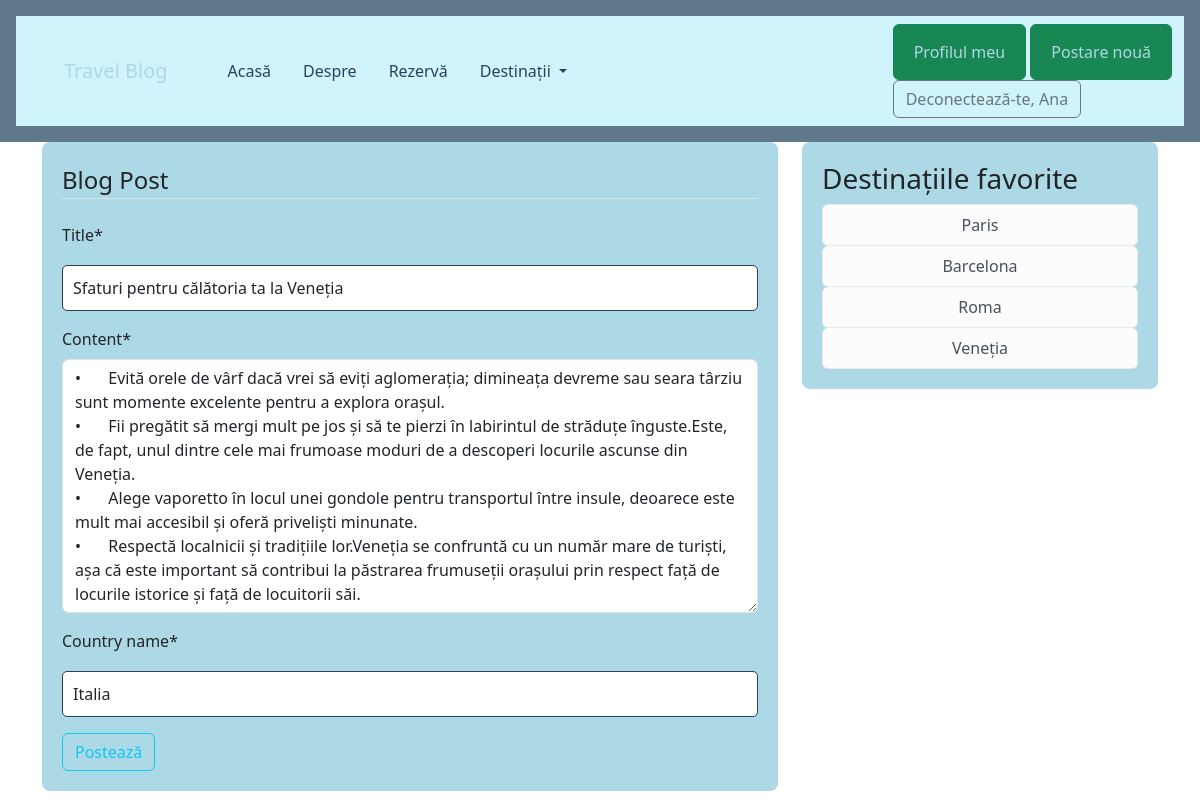
Screenshot of /post/29/update/ (signed in) with the database file from the repository.
### blog/models.py (models this page shows, shortened)
class Post(models.Model):
    title = models.CharField(max_length=100)
    content = models.TextField()
    date_posted = models.DateTimeField(default=timezone.now)
    author = models.ForeignKey(User, on_delete=models.CASCADE)
    country_name = models.CharField(max_length=50, default="")

### blog/views.py (the view, shortened to what this page needs)
# urls.py: path('post/<int:pk>/update/', PostUpdateView.as_view(), name='update'),
class PostUpdateView(LoginRequiredMixin, UserPassesTestMixin, UpdateView):
    model = Post
    fields = ['title', 'content', 'country_name']
    def test_func(self):
        post = self.get_object()
        if self.request.user == post.author:
            return True
        return False

### blog/templates/blog/post_form.html (shortened to what this page needs)
{% extends "blog/base.html" %}
{% load crispy_forms_filters %}
{% load crispy_forms_tags %}
{% block content %}
    <div class="content-section">
        <form method="POST">
            <fieldset class="form-group">
                <legend class="border-bottom mb-4">Blog Post</legend>
                {{ form|crispy }}
            </fieldset>
            <div class="form-group">
                <button class="btn btn-outline-info" type="submit">Postează</button>
            </div>
        </form>
    </div>
{% endblock content %}

### blog/templates/blog/navbar.html (shortened to what this page needs)
<nav class="navbar navbar-expand-lg bg-info-subtle">
    <div class="container-fluid">
        <a class="navbar-brand" href="{% url 'home' %}">Travel Blog</a>
        <div class="collapse navbar-collapse" id="navbarNavDropdown">
            <ul class="navbar-nav me-auto mb-2 mb-lg-0">
                <li class="nav-item">
                    <a class="nav-link" aria-current="page" href="{% url 'home' %}">Acasă</a>
                </li>
                <li class="nav-item">
                    <a class="nav-link" href="{% url 'about' %}">Despre</a>
                </li>
                <li class="nav-item">
                    <a class="nav-link" href="{% url 'reservation' %}">Rezervă</a>
                </li>
                <li class="nav-item dropdown">
                    <a class="nav-link dropdown-toggle" href="#" role="button" data-bs-toggle="dropdown"
                       aria-expanded="false">
                        Destinații
                    </a>
                </li>
            </ul>
            {% if user.is_authenticated %}
                <div>
                    <a class="btn btn-success" href="{% url 'profile' %}">Profilul meu</a>
                    <a class="btn btn-success" href="{% url 'create' %}">Postare nouă</a>
                    <form method="post" action="{% url 'logout' %}">
                        <button type="submit" class="btn btn-outline-secondary">
                            Deconectează-te, {{ user.username }}</button>
                    </form>
                </div>
            {% else %}
                <div>
                    <a href="{% url 'login' %}" class="btn btn-success">Conectează-te</a>
                    <a class="btn btn-success" href="{% url 'create' %}">Postare nouă</a>
                    <a href="{% url 'register' %}" class="btn btn-secondary">Înregistrează-te</a>
                </div>
            {% endif %}
        </div>
    </div>
</nav>

### static/css/main.css (style rules this page uses)
.site-header .navbar-nav .nav-link { color: #2d4059; margin-left: 1rem; }
.navbar-brand { color: #2d4059; margin-left: 1rem; }
.btn-outline-secondary { float: left; }
.content-section { background-color: #ADD8E6; border-radius: 8px; padding: 20px; }
input[type="text"], input[type="password"], textarea { border-radius: 5px; border: 1px solid #2d4059; padding: 10px; width: 100%; margin-top: 10px; }
.navbar { background-color: #2d4059; border-radius: 0; }
.navbar a { color: #ADD8E6; padding: 15px 20px; }
.btn, .list-group-item { transition: background-color 0.3s ease-in-out; }

### rows the page displays
Post: title "Sfaturi pentru călătoria ta la Veneția", content "• Evită orele de vârf dacă vrei să eviți aglomerația; dimineața devreme sau seara târziu sunt momente excelente pentru a explora orașul. • Fii pregătit să mergi mult pe jos și să te pierzi în labirintul de străduțe înguste.Este, de fapt, unul dintre cele mai frumoase moduri de a descoperi locurile ascunse din Veneția. • Alege vaporetto în locul unei gondole pentru transportul între insule, deoarece este mult mai accesibil și oferă priveliști minunate. • Respectă localnicii și tradițiile lor.Veneția se confruntă cu un număr mare de turiști, așa că este important să contribui la păstrarea frumuseții orașului prin respect față de locurile istorice și față de locuitorii săi.", country_name "Italia"

### other values shown
{{ user.username }} "Ana"
